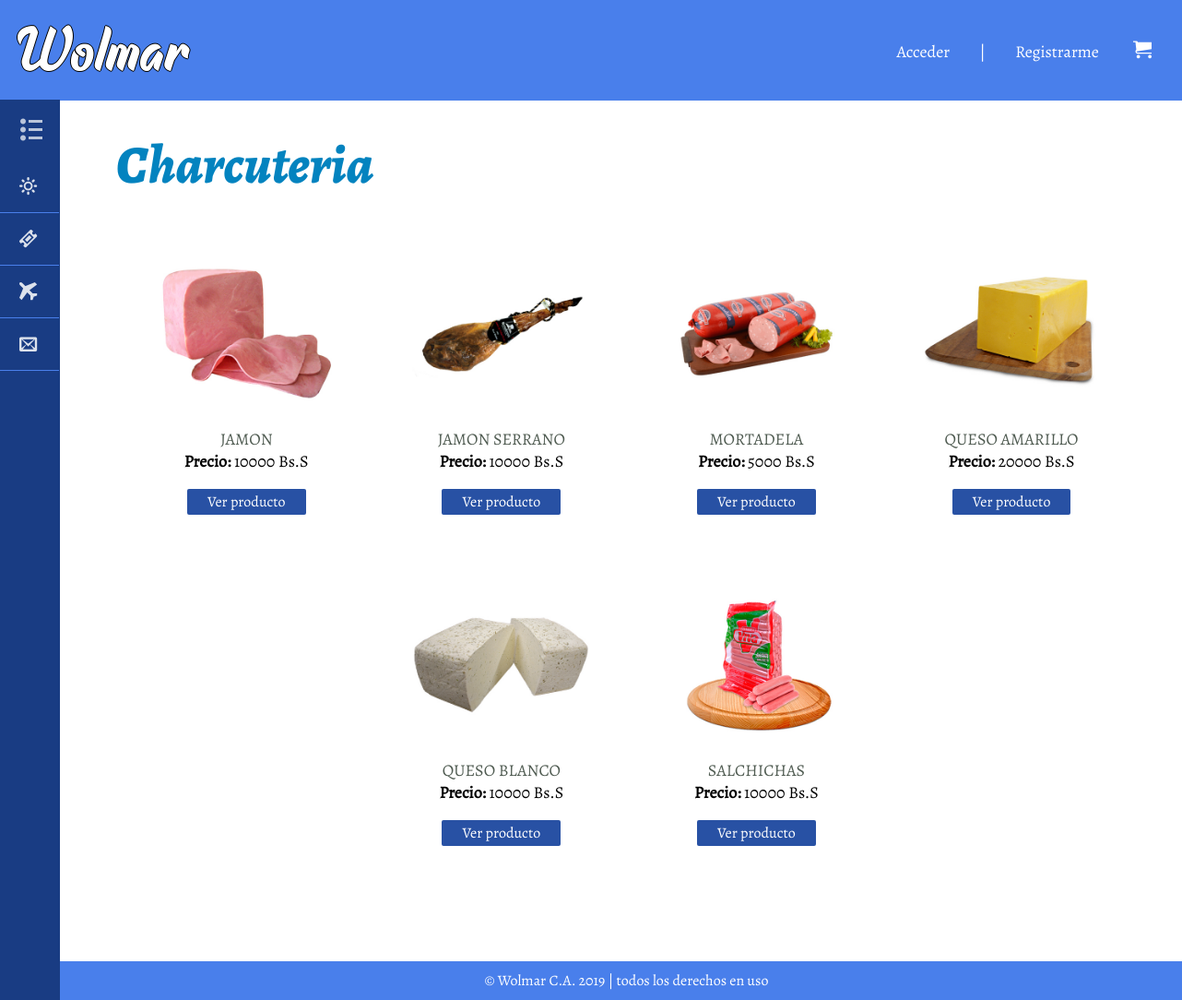
Page /productos.php?tipo=Charcuteria on the earlier database version.
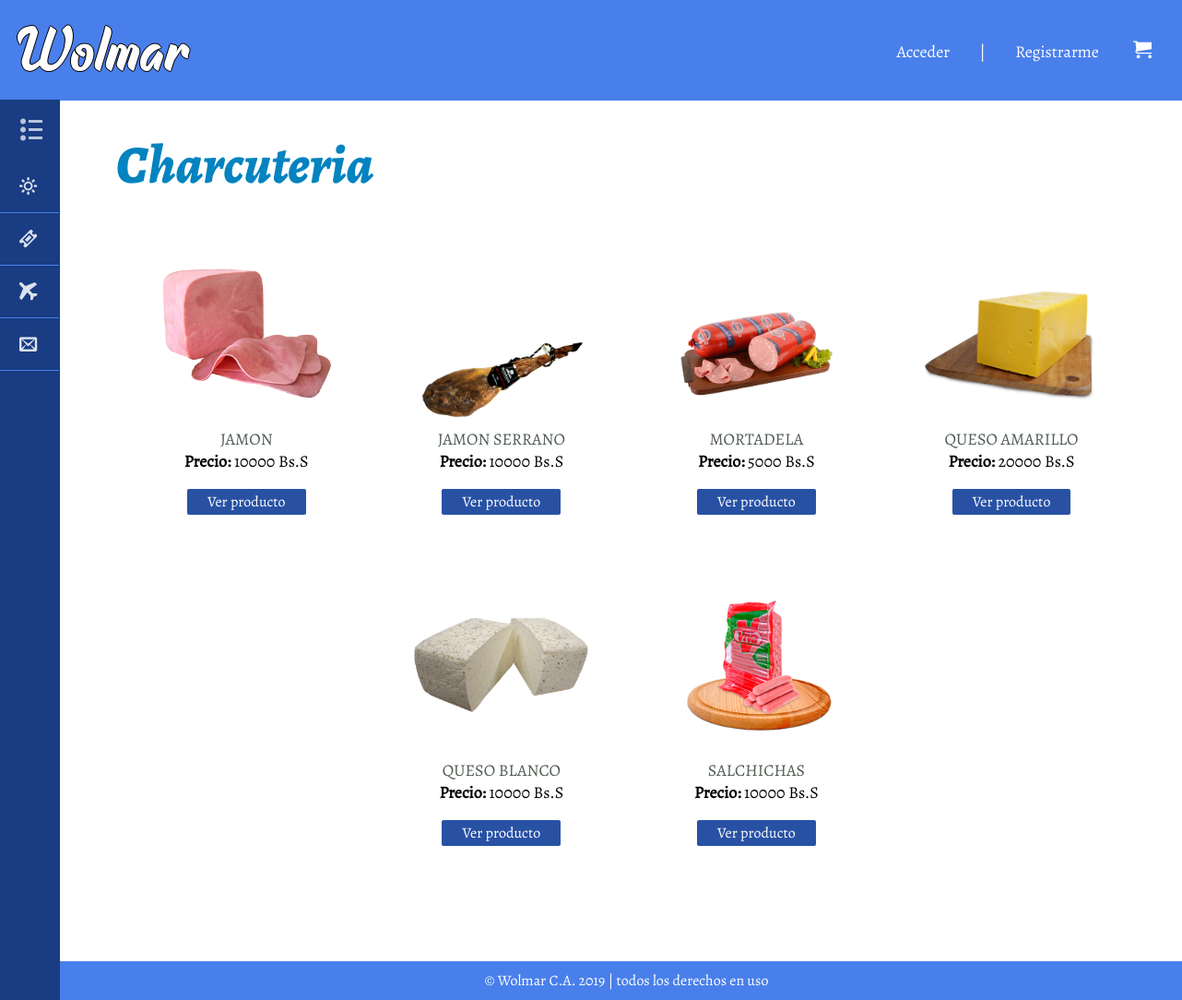
Same page on the later database version.
### tables this page shows
CREATE TABLE `producto` (
  `id_producto` int(20) NOT NULL,
  `nombre` varchar(50) NOT NULL,
  `tipo` varchar(20) NOT NULL,
  `imagen` varchar(100) NOT NULL,
  `precio` float NOT NULL
);

### productos.php (the view, shortened to what this page needs)
<?php
include 'connect.php';
$tipo_producto = $_GET['tipo'];
$consulta_tipo = mysqli_query($conexion,"SELECT * from producto WHERE tipo = '$tipo_producto'");
$cantidad = mysqli_num_rows($consulta_tipo);
$atributo = mysqli_fetch_array($consulta_tipo);
$id = $atributo ['id_producto'];
$tope_ciclo = $id + $cantidad;
?>
<!DOCTYPE html>
<html lang="es">
<head>
	<link rel="stylesheet" type="text/css" href="css/productos.css">
	<link rel="stylesheet" type="text/css" href="css/fonts.css">
</head>
<body>
	<header>
		<h1 class="home"><a href="index.php">Wolmar</a></h1>
		<ul class="menuP">
            <?php if (isset($_SESSION['usuario'])): ?>
            <li><span class="icon-user"></span><?php echo $_SESSION['usuario']?></li>
            <li>|</li>
            <li><a href ="desconexion.php"><span class="icon-exit"></span>Cerrar Sesion<?php ?></a></li>
			<li>|</li>
            <li id="carrito"><a href="carro.php" class="icon-cart"></a></li>
            <?php else: ?>
            <li><a href="login.html">Acceder</a></li>
			<li>|</li>
			<li><a href="Registro.html">Registrarme</a></li>
            <li id="carrito"><a href="login.php" class="icon-cart"></a></li>
            <?php endif; ?>
		</ul>
		<nav>
				<div class="menu-bar">
					<h2><span class="icon-list2"></span>MENÚ</h2>
				</div>
			<ul class="menu">
				<li class="supermercado">
					<a href="#"><span class="icon-sun"></span>Supermercado<span class="icon-circle-down"></span></a>
				</li>
				<li>
					<a href="#"><span class="icon-ticket"></span>Ofertas</a>
				</li>
				<li>
					<a href="#"><span class="icon-airplane"></span>Importado</a>
				</li>
				<li>
					<a href="contacto.php"><span class="icon-envelop"></span>Contáctanos</a>
				</li>
			</ul>
		</nav>
	</header>
	<section class="main">
	<div class="contenido">
		<?php echo "<h2>$tipo_producto</h2>";?>
			<div class="productos">
			<?php
				for($i = $id; $i < $tope_ciclo; $i++){
		    		$consulta = mysqli_query($conexion, "SELECT * FROM producto WHERE id_producto = $i");
		    		$atributo = mysqli_fetch_array($consulta);
		    		$imagen = $atributo ['imagen'];
		    		$nombre = $atributo ['nombre'];
		    		$precio = $atributo ['precio'];
		    		echo "<div class= 'producto'>
						<a href='detalles.php?id_producto=$i'>
							<img src='$imagen'></a><br>
						<span class='nombre'><a href='detalles.php?id_producto=$i'>
							$nombre</a></span><br>
						<span><strong>Precio: </strong>$precio Bs.S</span><br>
						<a href='detalles.php?id_producto=$i' class='ver'>Ver producto</a><br>
						</div>";
				}
			?>
			</div>
		</div>
	</section>
	<footer>
		<p>© Wolmar C.A. 2019 | todos los derechos en uso</p>
	</footer>
</body>
</html>

### css/productos.css (style rules this page uses)
* { margin: 0; padding: 0; }
body { font-family: 'Alegreya'; overflow-x: hidden; }
header { position: fixed; top: 0; width: 100%; background: #497FEB; color: #fff; }
header h1 { font-family: 'Raphtalia'; font-weight: lighter; font-size: 70px; display: inline-block; text-align: left; margin: 10px; text-shadow: 1px 0 0 #000, -1px 0 0 #000, 0 1px 0 #000, 0 -1px 0 #000; }
header .menuP { display: inline-block; margin-top: 22px; float: right; }
header .menuP li { display: inline-block; margin: 20px 10px; font-size: 18px; }
header .menuP a, h1 a { padding: 9px; color: #fff; text-decoration: none; }
header span { margin-right: 28px; margin-left: 6px; }
header li#carrito { margin-right: 24px; margin-left: 6px; font-size: 20px; }
.menu-bar { cursor: pointer; padding: 16px; color: #fff; opacity: .7; }
header nav { font-family: 'BreeSerif'; position: fixed; width: 64px; height: 100%; background:#193C83; outline: 1px solid #193C83; transition: all .3s; overflow-x: hidden; overflow-y: auto; }
header ul { list-style: none; }
header nav > ul { padding-bottom: 120px; }
header nav li { border-bottom: 1px solid #497FEB; transition: all .3s; }
header nav a { padding: 15px; display: block; color: #fff; opacity: .85; font-size: 1.2em; text-decoration: none; position: relative; }
div.contenido { width: 93%; margin-top: 109px; margin-left: 66px; padding: 30px 20px; }
div.contenido h2 { font-family: "Alegreya-ExtraBoldItalic"; font-size: 58px; font-weight: lighter; margin-bottom: 26px; padding: 0 40px; color: #0383BF; }
div.productos { box-sizing: border-box; text-align: center; margin-bottom: 50px; }
div.producto { display: inline-block; text-align: center; margin: 20px 30px; font-size: 18px; width: 18%; border: 1px solid rgba(255,255,255,0); }
div.producto img { width: 90%; }
div.producto .nombre { text-transform: uppercase; }
div.producto a { color: #4F5B51; padding: 9px; text-decoration: none; }
div.producto a.ver { background-color: #2851A4; color: #fff; font-size: 16px; display: block; margin: 0 auto; margin-top: 18px; width: 60%; border-radius: 2px; padding: 3px 0; }
footer { background: #497FEB; color:#fff; z-index: 0; width: 106%; padding: 10px 0; text-align: center; }

Differences in the rows shown:
changed producto "JAMON": imagen: a different picture
changed producto "JAMON SERRANO": imagen: a different picture
changed producto "MORTADELA": imagen: a different picture
changed producto "QUESO AMARILLO": imagen: a different picture
changed producto "QUESO BLANCO": imagen: a different picture
changed producto "SALCHICHAS": imagen: a different picture
